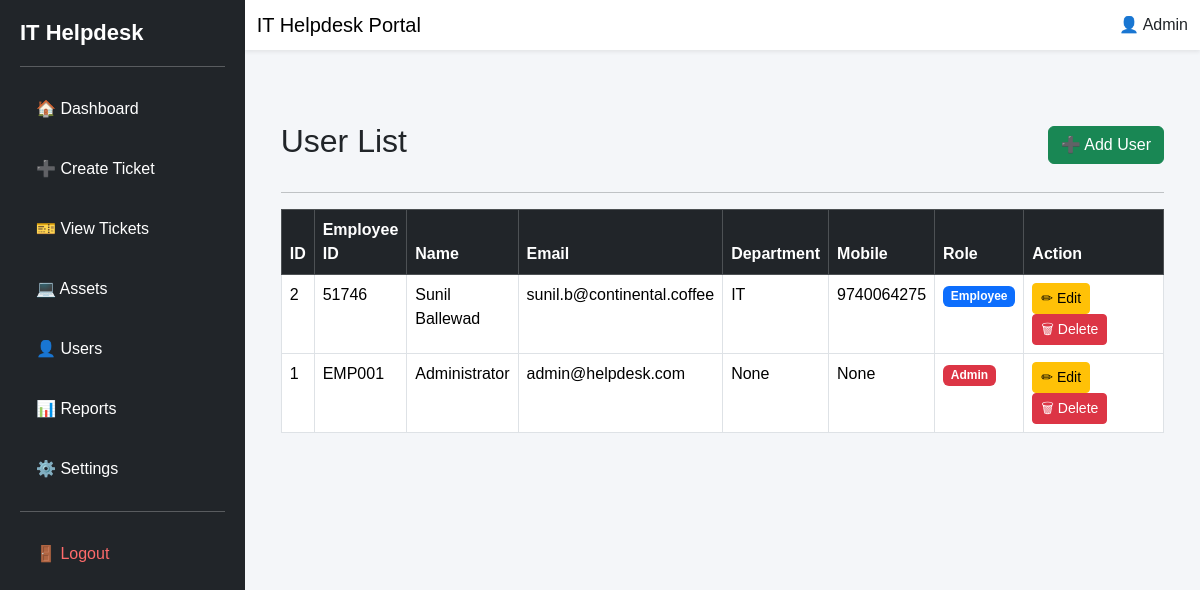
The app's page /users (signed in) with its own data.
### models.py (models this page shows, shortened)
class User(UserMixin, db.Model):
    __tablename__ = "users"
    id = db.Column(db.Integer, primary_key=True)
    employee_id = db.Column(db.String(20), unique=True, nullable=False)
    name = db.Column(db.String(100), nullable=False)
    email = db.Column(db.String(120), unique=True, nullable=False)
    password = db.Column(db.String(255), nullable=False)
    role = db.Column(db.String(20), nullable=False, default="Employee")
    department = db.Column(db.String(100))
    mobile = db.Column(db.String(20))
    is_active = db.Column(db.Boolean, default=True)

### routes/users.py (the view)
@users.route("/users")
@admin_required
def view_users():
    user_list = User.query.order_by(User.id.desc()).all()
    return render_template(
        "view_users.html",
        users=user_list,
    )

### app.py (called while the page is built)
@login_manager.user_loader
def load_user(user_id):
    return User.query.get(int(user_id))

### routes/users.py (called while the page is built)
def admin_required(f):
    @wraps(f)
    @login_required
    def decorated_function(*args, **kwargs):
        if current_user.role != "Admin":
            abort(403)
        return f(*args, **kwargs)
    return decorated_function

### templates/view_users.html (shortened to what this page needs)
{% extends "base.html" %}
{% block content %}
<div class="container mt-5">
    <div class="d-flex justify-content-between align-items-center mb-4">
        <h2>User List</h2>
        <a href="{{ url_for('users.create_user') }}"
           class="btn btn-success">
            ➕ Add User
        </a>
    </div>
    <hr>
    <table class="table table-bordered table-hover">
        <thead class="table-dark">
            <tr>
                <th>ID</th>
                <th>Employee ID</th>
                <th>Name</th>
                <th>Email</th>
                <th>Department</th>
                <th>Mobile</th>
                <th>Role</th>
                <th width="180">Action</th>
            </tr>
        </thead>
        <tbody>
        {% if users %}
            {% for user in users %}
            <tr>
                <td>{{ user.id }}</td>
                <td>{{ user.employee_id }}</td>
                <td>{{ user.name }}</td>
                <td>{{ user.email }}</td>
                <td>{{ user.department }}</td>
                <td>{{ user.mobile }}</td>
                <td>
                    {% if user.role == "Admin" %}
                        <span class="badge bg-danger">
                            Admin
                        </span>
                    {% else %}
                        <span class="badge bg-primary">
                            Employee
                        </span>
                    {% endif %}
                </td>
                <td>
                    <a href="{{ url_for('users.edit_user', id=user.id) }}"
                       class="btn btn-warning btn-sm">
                        ✏ Edit
                    </a>
                    <a href="{{ url_for('users.delete_user', id=user.id) }}"
                       class="btn btn-danger btn-sm"
                       onclick="return confirm('Delete this user?')">
                        🗑 Delete
                    </a>
                </td>
            </tr>
            {% endfor %}
        {% else %}
            <tr>
                <td colspan="8" class="text-center">
                    No Users Found
                </td>
            </tr>
        {% endif %}
        </tbody>
    </table>
</div>
{% endblock %}

### static/css/style.css (style rules this page uses)
body { margin:0; padding:0; background:#f4f6f9; font-family:Arial, Helvetica, sans-serif; }
table { background:white; }

### records on screen
User: id "2", employee_id "51746", name "Sunil Ballewad", email "sunil.b@continental.coffee", department "IT", mobile "9740064275", role "Employee"
User: id "1", employee_id "EMP001", name "Administrator", email "admin@helpdesk.com", department "None", mobile "None", role "Admin"
